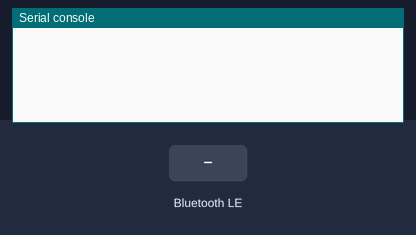
This program was run on a simulated MicroPython board. Parts: the last lines printed to the serial console. The test bench sets the inputs (shaded band). Nothing arrives over Bluetooth unless stated.

Above: at 1.2 s.
1.3 s: "1" written over Bluetooth
At 2.5 s:
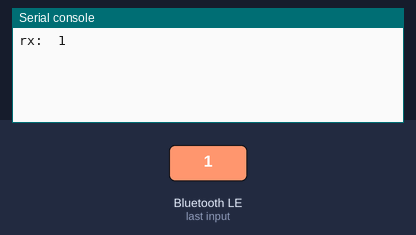
2.8 s: "on" written over Bluetooth
At 3.7 s:
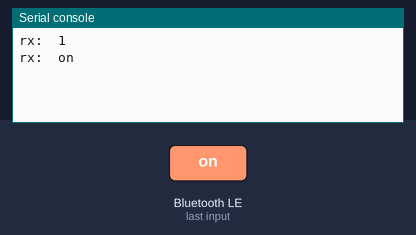
4.3 s: "off" written over Bluetooth
At 4.8 s:
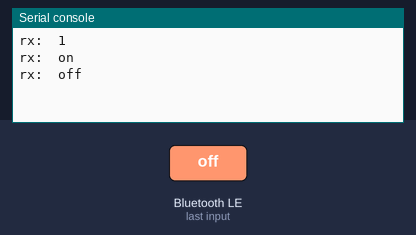

Measured:
- after the input at 1.3 s, the serial console: prints a new line at once (image 1)
- after the input at 2.8 s, the serial console: prints a new line at once (image 2)
- after the input at 4.3 s, the serial console: prints a new line at once (image 3)

The program:

ad.py
```python
# This example demonstrates a peripheral implementing the Nordic UART Service (NUS).
# https://github.com/micropython/micropython/blob/master/examples/bluetooth/ble_uart_peripheral.py

import bluetooth
from ble_advertising import advertising_payload

from micropython import const

_IRQ_CENTRAL_CONNECT = const(1)
_IRQ_CENTRAL_DISCONNECT = const(2)
_IRQ_GATTS_WRITE = const(3)

_FLAG_WRITE = const(0x0008)
_FLAG_NOTIFY = const(0x0010)

_UART_UUID = bluetooth.UUID("6E400001-B5A3-F393-E0A9-E50E24DCCA9E")
_UART_TX = (
    bluetooth.UUID("6E400003-B5A3-F393-E0A9-E50E24DCCA9E"),
    _FLAG_NOTIFY,
)
_UART_RX = (
    bluetooth.UUID("6E400002-B5A3-F393-E0A9-E50E24DCCA9E"),
    _FLAG_WRITE,
)
_UART_SERVICE = (
    _UART_UUID,
    (_UART_TX, _UART_RX),
)

# org.bluetooth.characteristic.gap.appearance.xml
_ADV_APPEARANCE_GENERIC_COMPUTER = const(128)


class BLEUART:
    def __init__(self, ble, name="mpy-uart", rxbuf=100):
        self._ble = ble
        self._ble.active(True)
        self._ble.irq(self._irq)
        ((self._tx_handle, self._rx_handle),) = self._ble.gatts_register_services((_UART_SERVICE,))
        # Increase the size of the rx buffer and enable append mode.
        self._ble.gatts_set_buffer(self._rx_handle, rxbuf, True)
        self._connections = set()
        self._rx_buffer = bytearray()
        self._handler = None
        # Optionally add services=[_UART_UUID], but this is likely to make the payload too large.
        self._payload = advertising_payload(name=name, appearance=_ADV_APPEARANCE_GENERIC_COMPUTER)
        self._advertise()

    def irq(self, handler):
        self._handler = handler

    def _irq(self, event, data):
        # Track connections so we can send notifications.
        if event == _IRQ_CENTRAL_CONNECT:
            conn_handle, _, _ = data
            self._connections.add(conn_handle)
        elif event == _IRQ_CENTRAL_DISCONNECT:
            conn_handle, _, _ = data
            if conn_handle in self._connections:
                self._connections.remove(conn_handle)
            # Start advertising again to allow a new connection.
            self._advertise()
        elif event == _IRQ_GATTS_WRITE:
            conn_handle, value_handle = data
            if conn_handle in self._connections and value_handle == self._rx_handle:
                self._rx_buffer += self._ble.gatts_read(self._rx_handle)
                if self._handler:
                    self._handler()

    def any(self):
        return len(self._rx_buffer)

    def read(self, sz=None):
        if not sz:
            sz = len(self._rx_buffer)
        result = self._rx_buffer[0:sz]
        self._rx_buffer = self._rx_buffer[sz:]
        return result

    def write(self, data):
        for conn_handle in self._connections:
            self._ble.gatts_notify(conn_handle, self._tx_handle, data)

    def close(self):
        for conn_handle in self._connections:
            self._ble.gap_disconnect(conn_handle)
        self._connections.clear()

    def _advertise(self, interval_us=500000):
        self._ble.gap_advertise(interval_us, adv_data=self._payload)


def demo():
    import time

    ble = bluetooth.BLE()
    uart = BLEUART(ble)

    def on_rx():
        print("rx: ", uart.read().decode().strip())

    uart.irq(handler=on_rx)
    nums = [4, 8, 15, 16, 23, 42]
    i = 0

    try:
        while True:
            uart.write(str(nums[i]) + "\n")
            i = (i + 1) % len(nums)
            time.sleep_ms(1000)
    except KeyboardInterrupt:
        pass

    uart.close()


if __name__ == "__main__":
    demo()
```
